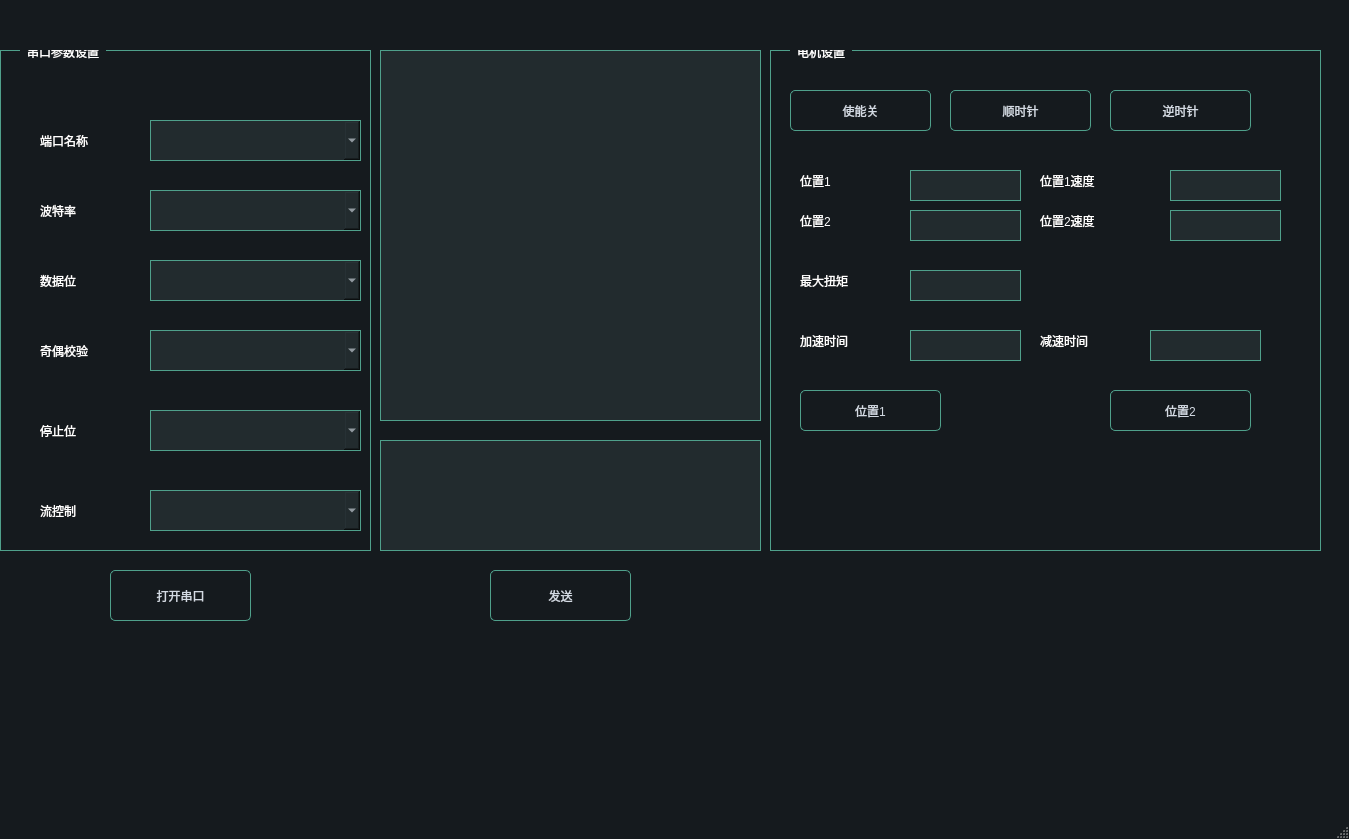
<?xml version="1.0" encoding="UTF-8"?>
<ui version="4.0">
 <class>MainWindow</class>
 <widget class="QMainWindow" name="MainWindow">
  <property name="geometry">
   <rect>
    <x>0</x>
    <y>0</y>
    <width>1349</width>
    <height>839</height>
   </rect>
  </property>
  <property name="windowTitle">
   <string>串口工具</string>
  </property>
  <property name="styleSheet">
   <string notr="true">/*

*/
QWidget
{  
	font:  16pt &quot;Microsoft YaHei&quot;;
     color:  #ffffff;
}

QLabel {
	
}

QGroupBox {
    border-width: 1px;
	border-style: solid;
	border-color: #4fa08b;   

}

QGroupBox::title {
 
    subcontrol-origin: margin;
    left:20px;
    padding: -10px 5px 0px 5px;
}

QMainWindow {
	background-color:#151a1e;
}
QCalendar {
	background-color: #151a1e;
}
QTextEdit {
	border-width: 1px;
	border-style: solid;
	border-color: #4fa08b;
	background-color: #222b2e;
	color: #d3dae3;
}
QPlainTextEdit {
    font:  10pt &quot;Microsoft YaHei&quot;;
	border-width: 1px;
	border-style: solid;
	border-color: #4fa08b;
	background-color: #222b2e;
	color: #d3dae3;
}
QToolButton {
	border-style: solid;
	border-top-color: qlineargradient(spread:pad, x1:0.5, y1:1, x2:0.5, y2:0, stop:0 rgb(215, 215, 215), stop:1 rgb(222, 222, 222));
	border-right-color: qlineargradient(spread:pad, x1:0, y1:0.5, x2:1, y2:0.5, stop:0 rgb(217, 217, 217), stop:1 rgb(227, 227, 227));
	border-left-color: qlineargradient(spread:pad, x1:0, y1:0.5, x2:1, y2:0.5, stop:0 rgb(227, 227, 227), stop:1 rgb(217, 217, 217));
	border-bottom-color: qlineargradient(spread:pad, x1:0.5, y1:1, x2:0.5, y2:0, stop:0 rgb(215, 215, 215), stop:1 rgb(222, 222, 222));
	border-width: 1px;
	border-radius: 5px;
	color: #d3dae3;
	padding: 2px;
	background-color: rgb(255,255,255);
}
QToolButton:hover{
	border-style: solid;
	border-top-color: qlineargradient(spread:pad, x1:0.5, y1:1, x2:0.5, y2:0, stop:0 rgb(195, 195, 195), stop:1 rgb(222, 222, 222));
	border-right-color: qlineargradient(spread:pad, x1:0, y1:0.5, x2:1, y2:0.5, stop:0 rgb(197, 197, 197), stop:1 rgb(227, 227, 227));
	border-left-color: qlineargradient(spread:pad, x1:0, y1:0.5, x2:1, y2:0.5, stop:0 rgb(227, 227, 227), stop:1 rgb(197, 197, 197));
	border-bottom-color: qlineargradient(spread:pad, x1:0.5, y1:1, x2:0.5, y2:0, stop:0 rgb(195, 195, 195), stop:1 rgb(222, 222, 222));
	border-width: 1px;
	border-radius: 5px;
	color: rgb(0,0,0);
	padding: 2px;
	background-color: rgb(255,255,255);
}
QToolButton:pressed{
	border-style: solid;
	border-top-color: qlineargradient(spread:pad, x1:0.5, y1:1, x2:0.5, y2:0, stop:0 rgb(215, 215, 215), stop:1 rgb(222, 222, 222));
	border-right-color: qlineargradient(spread:pad, x1:0, y1:0.5, x2:1, y2:0.5, stop:0 rgb(217, 217, 217), stop:1 rgb(227, 227, 227));
	border-left-color: qlineargradient(spread:pad, x1:0, y1:0.5, x2:1, y2:0.5, stop:0 rgb(227, 227, 227), stop:1 rgb(217, 217, 217));
	border-bottom-color: qlineargradient(spread:pad, x1:0.5, y1:1, x2:0.5, y2:0, stop:0 rgb(215, 215, 215), stop:1 rgb(222, 222, 222));
	border-width: 1px;
	border-radius: 5px;
	color: rgb(0,0,0);
	padding: 2px;
	background-color: rgb(142,142,142);
}
QPushButton{

    border-width: 1px;
	border-style: solid;
	border-color: #4fa08b; 
 
	border-radius: 5px;
	color: #d3dae3;
	padding: 2px;
	background-color: #151a1e;
}
QPushButton::default{
	border-style: solid;
	border-color: #4fa08b;
	border-width: 1px;
	border-radius: 5px;
	color: #FFFFFF;
	padding: 2px;
	background-color: #151a1e;;
}
QPushButton:hover{
	border-style: solid;
	border-color: #050a0e;
	border-width: 1px;
	border-radius: 5px;
	color: #d3dae3;
	padding: 2px;
	background-color: #1c1f1f;
}
QPushButton:pressed{
	border-style: solid;
	border-color: #050a0e;
	border-width: 1px;
	border-radius: 5px;
	color: #d3dae3;
	padding: 2px;
	background-color: #2c2f2f;
}
QPushButton:disabled{
	border-style: solid;
	border-top-color: qlineargradient(spread:pad, x1:0.5, y1:1, x2:0.5, y2:0, stop:0 rgb(215, 215, 215), stop:1 rgb(222, 222, 222));
	border-right-color: qlineargradient(spread:pad, x1:0, y1:0.5, x2:1, y2:0.5, stop:0 rgb(217, 217, 217), stop:1 rgb(227, 227, 227));
	border-left-color: qlineargradient(spread:pad, x1:0, y1:0.5, x2:1, y2:0.5, stop:0 rgb(227, 227, 227), stop:1 rgb(217, 217, 217));
	border-bottom-color: qlineargradient(spread:pad, x1:0.5, y1:1, x2:0.5, y2:0, stop:0 rgb(215, 215, 215), stop:1 rgb(222, 222, 222));
	border-width: 1px;
	border-radius: 5px;
	color: #808086;
	padding: 2px;
	background-color: rgb(142,142,142);
}
QLineEdit {
	border-width: 1px;
	border-style: solid;
	border-color: #4fa08b;
	background-color: #222b2e;
	color: #d3dae3;
}



QLCDNumber {
	color: #4d9b87;
}
QProgressBar {
	text-align: center;
	color: #d3dae3;
	border-radius: 10px;
	border-color: transparent;
	border-style: solid;
	background-color: #52595d;
}
QProgressBar::chunk {
	background-color: #214037	;
	border-radius: 10px;
}
QMenuBar {
	background-color: #151a1e;
}
QMenuBar::item {
	color: #d3dae3;
  	spacing: 3px;
  	padding: 1px 4px;
	background-color: #151a1e;
}

QMenuBar::item:selected {
  	background-color: #252a2e;
	color: #FFFFFF;
}
QMenu {
	background-color: #151a1e;
}
QMenu::item:selected {
	background-color: #252a2e;
	color: #FFFFFF;
}
QMenu::item {
	color: #d3dae3;
	background-color: #151a1e;
}
QTabWidget {
	color:rgb(0,0,0);
	background-color:#000000;
}
QTabWidget::pane {
		border-color: #050a0e;
		background-color: #1e282c;
		border-style: solid;
		border-width: 1px;
    	border-bottom-left-radius: 4px;
		border-bottom-right-radius: 4px;
}
QTabBar::tab:first {
	border-style: solid;
	border-left-width:1px;
	border-right-width:0px;
	border-top-width:1px;
	border-bottom-width:0px;
	border-top-color: #050a0e;
	border-left-color: #050a0e;
	border-bottom-color: #050a0e;
	border-top-left-radius: 4px;
	color: #d3dae3;
	padding: 3px;
	margin-left:0px;
	background-color: #151a1e;
}
QTabBar::tab:last {
	border-style: solid;
	border-top-width:1px;
	border-left-width:1px;
	border-right-width:1px;
	border-bottom-width:0px;
	border-color: #050a0e;
	border-top-right-radius: 4px;
	color: #d3dae3;
	padding: 3px;
	margin-left:0px;
	background-color: #151a1e;
}
QTabBar::tab {
	border-style: solid;
	border-top-width:1px;
	border-bottom-width:0px;
	border-left-width:1px;
	border-top-color: #050a0e;
	border-left-color: #050a0e;
	border-bottom-color: #050a0e;
	color: #d3dae3;
	padding: 3px;
	margin-left:0px;
	background-color: #151a1e;
}
QTabBar::tab:selected, QTabBar::tab:last:selected, QTabBar::tab:hover {
  	border-style: solid;
  	border-left-width:1px;
	border-bottom-width:0px;
	border-right-color: transparent;
	border-top-color: #050a0e;
	border-left-color: #050a0e;
	border-bottom-color: #050a0e;
	color: #FFFFFF;
	padding: 3px;
	margin-left:0px;
	background-color: #1e282c;
}

QTabBar::tab:selected, QTabBar::tab:first:selected, QTabBar::tab:hover {
  	border-style: solid;
  	border-left-width:1px;
  	border-bottom-width:0px;
  	border-top-width:1px;
	border-right-color: transparent;
	border-top-color: #050a0e;
	border-left-color: #050a0e;
	border-bottom-color: #050a0e;
	color: #FFFFFF;
	padding: 3px;
	margin-left:0px;
	background-color: #1e282c;
}

QCheckBox { 
	padding: 2px;
}
QCheckBox:disabled {
	color: #808086;
	padding: 2px;
}

QCheckBox:hover {
	border-radius:4px;
	border-style:solid;
	padding-left: 1px;
	padding-right: 1px;
	padding-bottom: 1px;
	padding-top: 1px;
	border-width:1px;
	border-color: transparent;
}
QCheckBox::indicator:checked {

	height: 10px;
	width: 10px;
	border-style:solid;
	border-width: 1px;
	border-color: #4fa08b; 
	background-color:  #4fa08b;
}
QCheckBox::indicator:unchecked {

	height: 10px;
	width: 10px;
	border-style:solid;
	border-width: 1px;
	border-color: #4fa08b;
	background-color:  #FFFFFF;
}
QRadioButton {
	color: #d3dae3;
	padding: 1px;
}
QRadioButton::indicator:checked {
	height: 10px;
	width: 10px;
	border-style:solid;
	border-radius:5px;
	border-width: 1px;
	border-color: #4fa08b;
	color: #a9b7c6;
	background-color: qradialgradient(cx:0.5, cy:0.5, radius:0.4,fx:0.5, fy:0.5, stop:0 #4fa08b, stop:1 #1e282c);
}
QRadioButton::indicator:!checked {
	height: 10px;
	width: 10px;
	border-style:solid;
	border-radius:5px;
	border-width: 1px;
	border-color: #4fa08b;
	color: #a9b7c6;
	background-color: transparent;
}
QStatusBar {
	color:#027f7f;
}
QSpinBox {
	color: #d3dae3;
	background-color: #222b2e;
	border-width: 1px;
	border-style: solid;
	border-color: #4fa08b;
}
QDoubleSpinBox {
	color: #d3dae3;
	background-color: #222b2e;
	border-width: 1px;
	border-style: solid;
	border-color: #4fa08b;
}
QTimeEdit {
	color: #d3dae3;
	background-color: #222b2e;
	border-width: 1px;
	border-style: solid;
	border-color: #4fa08b;
}
QDateTimeEdit {
	color: #d3dae3;
	background-color: #222b2e;
	border-width: 1px;
	border-style: solid;
	border-color: #4fa08b;
}
QDateEdit {
	color: #d3dae3;
	background-color: #222b2e;
	border-width: 1px;
	border-style: solid;
	border-color: #4fa08b;
}
QFontComboBox {
	color: #d3dae3;
	background-color: #222b2e;
	border-width: 1px;
	border-style: solid;
	border-color: #4fa08b;
}
QComboBox {
	color: #d3dae3;
	background-color: #222b2e;
	border-width: 1px;
	border-style: solid;
	border-color: #4fa08b;
}
/* 下拉后，整个下拉窗体样式 */
QComboBox QAbstractItemView {
    outline: 0px solid gray;   /* 选定项的虚框 */
    border: 1px solid  #4fa08b;   /* 整个下拉窗体的边框 */ 
    background-color: #222b2e; /* 整个下拉窗体的背景色 */
    selection-background-color: #4fa08b;   /* 整个下拉窗体被选中项的背景色 */
}
QComboBox:disabled
{ 
background-color: gray; /* 整个下拉窗体的背景色 */
}

QDial {
	background: #16a085;
}

QToolBox {
	color: #a9b7c6;
	background-color: #222b2e;
}
QToolBox::tab {
	color: #a9b7c6;
	background-color:#222b2e;
}
QToolBox::tab:selected {
	color: #FFFFFF;
	background-color:#222b2e;
}
QScrollArea {
	color: #FFFFFF;
	background-color:#222b2e;
}
QSlider::groove:horizontal {
	height: 5px;
	background-color: #52595d;
}
QSlider::groove:vertical {
	width: 5px;
	background-color: #52595d;
}
QSlider::handle:horizontal {
	background: #1a2224;
	border-style: solid;
	border-width: 1px;
	border-color: rgb(207,207,207);
	width: 12px;
	margin: -5px 0;
	border-radius: 7px;
}
QSlider::handle:vertical {
	background: #1a2224;
	border-style: solid;
	border-width: 1px;
	border-color: rgb(207,207,207);
	height: 12px;
	margin: 0 -5px;
	border-radius: 7px;
}
QSlider::add-page:horizontal {
    background: #52595d;
}
QSlider::add-page:vertical {
    background: #52595d;
}
QSlider::sub-page:horizontal {
    background-color: #15433a;
}
QSlider::sub-page:vertical {
    background-color: #15433a;
}
QScrollBar:horizontal {
	max-height: 10px;
	border: 1px transparent grey;
	margin: 0px 20px 0px 20px;
	background: transparent;
}
QScrollBar:vertical {
	max-width: 10px;
	border: 1px transparent grey;
	margin: 20px 0px 20px 0px;
	background: transparent;
}
QScrollBar::handle:horizontal {
	background: #52595d;
	border-style: transparent;
	border-radius: 4px;
	min-width: 25px;
}
QScrollBar::handle:horizontal:hover {
	background: #58a492;
	border-style: transparent;
	border-radius: 4px;
	min-width: 25px;
}
QScrollBar::handle:vertical {
	background: #52595d;
	border-style: transparent;
	border-radius: 4px;
	min-height: 25px;
}
QScrollBar::handle:vertical:hover {
	background: #58a492;
	border-style: transparent;
	border-radius: 4px;
	min-height: 25px;
}
QScrollBar::add-line:horizontal {
   border: 2px transparent grey;
   border-top-right-radius: 4px;
   border-bottom-right-radius: 4px;
   background: #15433a;
   width: 20px;
   subcontrol-position: right;
   subcontrol-origin: margin;
}
QScrollBar::add-line:horizontal:pressed {
   border: 2px transparent grey;
   border-top-right-radius: 4px;
   border-bottom-right-radius: 4px;
   background: rgb(181,181,181);
   width: 20px;
   subcontrol-position: right;
   subcontrol-origin: margin;
}
QScrollBar::add-line:vertical {
   border: 2px transparent grey;
   border-bottom-left-radius: 4px;
   border-bottom-right-radius: 4px;
   background: #15433a;
   height: 20px;
   subcontrol-position: bottom;
   subcontrol-origin: margin;
}
QScrollBar::add-line:vertical:pressed {
   border: 2px transparent grey;
   border-bottom-left-radius: 4px;
   border-bottom-right-radius: 4px;
   background: rgb(181,181,181);
   height: 20px;
   subcontrol-position: bottom;
   subcontrol-origin: margin;
}
QScrollBar::sub-line:horizontal {
   border: 2px transparent grey;
   border-top-left-radius: 4px;
   border-bottom-left-radius: 4px;
   background: #15433a;
   width: 20px;
   subcontrol-position: left;
   subcontrol-origin: margin;
}
QScrollBar::sub-line:horizontal:pressed {
   border: 2px transparent grey;
   border-top-left-radius: 4px;
   border-bottom-left-radius: 4px;
   background: rgb(181,181,181);
   width: 20px;
   subcontrol-position: left;
   subcontrol-origin: margin;
}
QScrollBar::sub-line:vertical {
   border: 2px transparent grey;
   border-top-left-radius: 4px;
   border-top-right-radius: 4px;
   background: #15433a;
   height: 20px;
   subcontrol-position: top;
   subcontrol-origin: margin;
}
QScrollBar::sub-line:vertical:pressed {
   border: 2px transparent grey;
   border-top-left-radius: 4px;
   border-top-right-radius: 4px;
   background: rgb(181,181,181);
   height: 20px;
   subcontrol-position: top;
   subcontrol-origin: margin;
}

QScrollBar::add-page:horizontal, QScrollBar::sub-page:horizontal {
   background: none;
}
QScrollBar::add-page:vertical, QScrollBar::sub-page:vertical {
   background: none;
}</string>
  </property>
  <widget class="QWidget" name="centralwidget">
   <widget class="QGroupBox" name="groupBox">
    <property name="geometry">
     <rect>
      <x>0</x>
      <y>50</y>
      <width>371</width>
      <height>501</height>
     </rect>
    </property>
    <property name="title">
     <string>串口参数设置</string>
    </property>
    <widget class="QLabel" name="label">
     <property name="geometry">
      <rect>
       <x>40</x>
       <y>70</y>
       <width>111</width>
       <height>41</height>
      </rect>
     </property>
     <property name="text">
      <string>端口名称</string>
     </property>
    </widget>
    <widget class="QComboBox" name="portName">
     <property name="geometry">
      <rect>
       <x>150</x>
       <y>70</y>
       <width>211</width>
       <height>41</height>
      </rect>
     </property>
    </widget>
    <widget class="QComboBox" name="baudRate">
     <property name="geometry">
      <rect>
       <x>150</x>
       <y>140</y>
       <width>211</width>
       <height>41</height>
      </rect>
     </property>
    </widget>
    <widget class="QLabel" name="label_2">
     <property name="geometry">
      <rect>
       <x>40</x>
       <y>140</y>
       <width>111</width>
       <height>41</height>
      </rect>
     </property>
     <property name="text">
      <string>波特率</string>
     </property>
    </widget>
    <widget class="QComboBox" name="dataBits">
     <property name="geometry">
      <rect>
       <x>150</x>
       <y>210</y>
       <width>211</width>
       <height>41</height>
      </rect>
     </property>
    </widget>
    <widget class="QLabel" name="label_3">
     <property name="geometry">
      <rect>
       <x>40</x>
       <y>210</y>
       <width>111</width>
       <height>41</height>
      </rect>
     </property>
     <property name="text">
      <string>数据位</string>
     </property>
    </widget>
    <widget class="QComboBox" name="parity">
     <property name="geometry">
      <rect>
       <x>150</x>
       <y>280</y>
       <width>211</width>
       <height>41</height>
      </rect>
     </property>
    </widget>
    <widget class="QLabel" name="label_4">
     <property name="geometry">
      <rect>
       <x>40</x>
       <y>280</y>
       <width>111</width>
       <height>41</height>
      </rect>
     </property>
     <property name="text">
      <string>奇偶校验</string>
     </property>
    </widget>
    <widget class="QComboBox" name="stopBits">
     <property name="geometry">
      <rect>
       <x>150</x>
       <y>360</y>
       <width>211</width>
       <height>41</height>
      </rect>
     </property>
    </widget>
    <widget class="QLabel" name="label_5">
     <property name="geometry">
      <rect>
       <x>40</x>
       <y>360</y>
       <width>111</width>
       <height>41</height>
      </rect>
     </property>
     <property name="text">
      <string>停止位</string>
     </property>
    </widget>
    <widget class="QComboBox" name="flowControl">
     <property name="geometry">
      <rect>
       <x>150</x>
       <y>440</y>
       <width>211</width>
       <height>41</height>
      </rect>
     </property>
    </widget>
    <widget class="QLabel" name="label_6">
     <property name="geometry">
      <rect>
       <x>40</x>
       <y>440</y>
       <width>111</width>
       <height>41</height>
      </rect>
     </property>
     <property name="text">
      <string>流控制</string>
     </property>
    </widget>
   </widget>
   <widget class="QPlainTextEdit" name="recvTextEdit">
    <property name="geometry">
     <rect>
      <x>380</x>
      <y>50</y>
      <width>381</width>
      <height>371</height>
     </rect>
    </property>
   </widget>
   <widget class="QPlainTextEdit" name="sendTextEdit">
    <property name="geometry">
     <rect>
      <x>380</x>
      <y>440</y>
      <width>381</width>
      <height>111</height>
     </rect>
    </property>
   </widget>
   <widget class="QPushButton" name="openButton">
    <property name="geometry">
     <rect>
      <x>110</x>
      <y>570</y>
      <width>141</width>
      <height>51</height>
     </rect>
    </property>
    <property name="text">
     <string>打开串口</string>
    </property>
   </widget>
   <widget class="QPushButton" name="sendButton">
    <property name="geometry">
     <rect>
      <x>490</x>
      <y>570</y>
      <width>141</width>
      <height>51</height>
     </rect>
    </property>
    <property name="text">
     <string>发送</string>
    </property>
   </widget>
   <widget class="QGroupBox" name="groupBox_2">
    <property name="geometry">
     <rect>
      <x>770</x>
      <y>50</y>
      <width>551</width>
      <height>501</height>
     </rect>
    </property>
    <property name="title">
     <string>电机设置</string>
    </property>
    <widget class="QPushButton" name="pushButton">
     <property name="geometry">
      <rect>
       <x>20</x>
       <y>40</y>
       <width>141</width>
       <height>41</height>
      </rect>
     </property>
     <property name="text">
      <string>使能关</string>
     </property>
    </widget>
    <widget class="QPushButton" name="pushButton_3">
     <property name="geometry">
      <rect>
       <x>180</x>
       <y>40</y>
       <width>141</width>
       <height>41</height>
      </rect>
     </property>
     <property name="text">
      <string>顺时针</string>
     </property>
    </widget>
    <widget class="QPushButton" name="pushButton_4">
     <property name="geometry">
      <rect>
       <x>340</x>
       <y>40</y>
       <width>141</width>
       <height>41</height>
      </rect>
     </property>
     <property name="text">
      <string>逆时针</string>
     </property>
    </widget>
    <widget class="QLabel" name="label_7">
     <property name="geometry">
      <rect>
       <x>30</x>
       <y>110</y>
       <width>111</width>
       <height>41</height>
      </rect>
     </property>
     <property name="text">
      <string>位置1</string>
     </property>
    </widget>
    <widget class="QLabel" name="label_8">
     <property name="geometry">
      <rect>
       <x>30</x>
       <y>150</y>
       <width>111</width>
       <height>41</height>
      </rect>
     </property>
     <property name="text">
      <string>位置2</string>
     </property>
    </widget>
    <widget class="QLineEdit" name="lineEdit">
     <property name="geometry">
      <rect>
       <x>140</x>
       <y>120</y>
       <width>111</width>
       <height>31</height>
      </rect>
     </property>
     <property name="maxLength">
      <number>5</number>
     </property>
    </widget>
    <widget class="QLineEdit" name="lineEdit_2">
     <property name="geometry">
      <rect>
       <x>140</x>
       <y>160</y>
       <width>111</width>
       <height>31</height>
      </rect>
     </property>
     <property name="maxLength">
      <number>5</number>
     </property>
    </widget>
    <widget class="QLabel" name="label_11">
     <property name="geometry">
      <rect>
       <x>270</x>
       <y>110</y>
       <width>131</width>
       <height>41</height>
      </rect>
     </property>
     <property name="text">
      <string>位置1速度</string>
     </property>
    </widget>
    <widget class="QLabel" name="label_12">
     <property name="geometry">
      <rect>
       <x>270</x>
       <y>150</y>
       <width>131</width>
       <height>41</height>
      </rect>
     </property>
     <property name="text">
      <string>位置2速度</string>
     </property>
    </widget>
    <widget class="QLineEdit" name="lineEdit_5">
     <property name="geometry">
      <rect>
       <x>400</x>
       <y>120</y>
       <width>111</width>
       <height>31</height>
      </rect>
     </property>
     <property name="maxLength">
      <number>5</number>
     </property>
    </widget>
    <widget class="QLineEdit" name="lineEdit_9">
     <property name="geometry">
      <rect>
       <x>400</x>
       <y>160</y>
       <width>111</width>
       <height>31</height>
      </rect>
     </property>
     <property name="maxLength">
      <number>5</number>
     </property>
    </widget>
    <widget class="QPushButton" name="pushButton_11">
     <property name="geometry">
      <rect>
       <x>30</x>
       <y>340</y>
       <width>141</width>
       <height>41</height>
      </rect>
     </property>
     <property name="text">
      <string>位置1</string>
     </property>
    </widget>
    <widget class="QPushButton" name="pushButton_12">
     <property name="geometry">
      <rect>
       <x>340</x>
       <y>340</y>
       <width>141</width>
       <height>41</height>
      </rect>
     </property>
     <property name="text">
      <string>位置2</string>
     </property>
    </widget>
    <widget class="QLabel" name="label_17">
     <property name="geometry">
      <rect>
       <x>30</x>
       <y>210</y>
       <width>111</width>
       <height>41</height>
      </rect>
     </property>
     <property name="text">
      <string>最大扭矩</string>
     </property>
    </widget>
    <widget class="QLineEdit" name="lineEdit_10">
     <property name="geometry">
      <rect>
       <x>140</x>
       <y>220</y>
       <width>111</width>
       <height>31</height>
      </rect>
     </property>
     <property name="maxLength">
      <number>4</number>
     </property>
    </widget>
    <widget class="QLabel" name="label_18">
     <property name="geometry">
      <rect>
       <x>30</x>
       <y>270</y>
       <width>111</width>
       <height>41</height>
      </rect>
     </property>
     <property name="text">
      <string>加速时间</string>
     </property>
    </widget>
    <widget class="QLabel" name="label_19">
     <property name="geometry">
      <rect>
       <x>270</x>
       <y>270</y>
       <width>111</width>
       <height>41</height>
      </rect>
     </property>
     <property name="text">
      <string>减速时间</string>
     </property>
    </widget>
    <widget class="QLineEdit" name="lineEdit_11">
     <property name="geometry">
      <rect>
       <x>140</x>
       <y>280</y>
       <width>111</width>
       <height>31</height>
      </rect>
     </property>
     <property name="maxLength">
      <number>5</number>
     </property>
    </widget>
    <widget class="QLineEdit" name="lineEdit_12">
     <property name="geometry">
      <rect>
       <x>380</x>
       <y>280</y>
       <width>111</width>
       <height>31</height>
      </rect>
     </property>
     <property name="maxLength">
      <number>5</number>
     </property>
    </widget>
   </widget>
  </widget>
  <widget class="QMenuBar" name="menubar">
   <property name="geometry">
    <rect>
     <x>0</x>
     <y>0</y>
     <width>1349</width>
     <height>31</height>
    </rect>
   </property>
  </widget>
  <widget class="QStatusBar" name="statusbar"/>
 </widget>
 <resources/>
 <connections/>
</ui>
